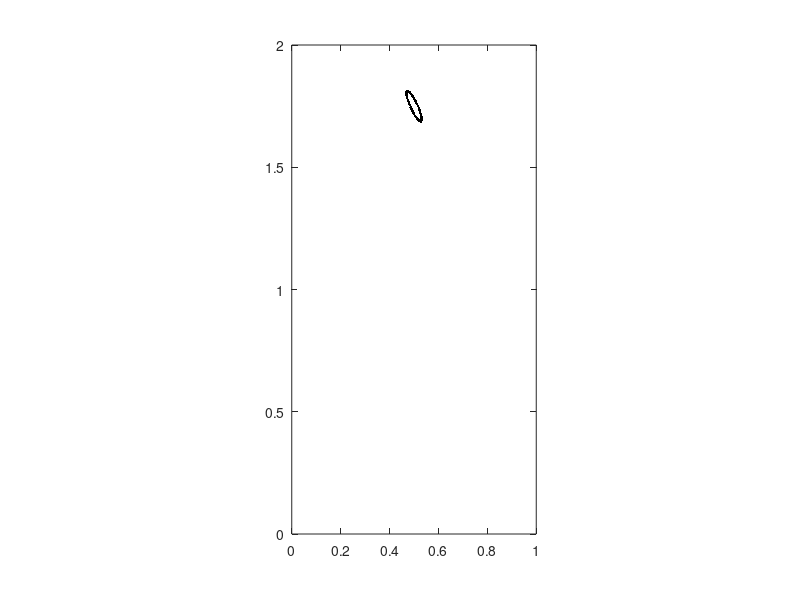

Reproduce this figure in MATLAB. (Note: this script raises an error after producing the figure.)
%% Immersed Boundary Method, 2D
% Penalty Immersed Boundary Method, Rigid Body.

%% Initialize Parameter
clear
global Lx Ly Nx Ny K rho m mu g tmax dt;
global h ds ipx ipy imx imy Nb dtheta kp km;
global a;
movie_or_not = 0; % whether export movie; 1->yes; 0->no.

% Global parameters
Lx = 1.0; % x size
Ly = 2.0; % y size
Nx = 128; % x mesh size
Ny = Nx/Lx*Ly; % y mesh size
K = 500000.0; % force constant
rho = 1.0; % fluid density
m = 0.03; % Cylinder excess mass per unit length
mu = 0.01; % fluid viscosity
g = 980; % gravity
tmax = 1; % time range
dt = 0.00001; % discretize time
clockmax = ceil(tmax/dt);

% Mesh
h = Lx/Nx; % grid size
ds = h/2;
ipx = [(2:Nx),1];
ipy = [(2:Ny),1];
imx = [Nx,(1:(Nx-1))];
imy = [Ny,(1:(Ny-1))];

% parameters specific for this code: cylinder
RC = Lx/32; % radius of the cylinder;
Nb = ceil(2*pi*RC/(h/2)); % points at boundary
dtheta = 2*pi/Nb; % polar
kp = [(2:Nb),1];
km = [Nb,(1:(Nb-1))];
ZCM = [Lx/2 7*Ly/8]; % Massive component initial mass center
VCM = [0 0]; % Massive component initial velocity
Omega = 0; % Massive component initial angular velocity

% if ellipse, more parameters: x^2/a^2 + y^2/b^2 = 1
Ratio = 2; % b/a
TiltAngle = pi/3; % initial tilted angle

% parameters specific for flow field.
u0 = 0.0; % initial uniform flow field velocity
dvorticity=5; % delta vorticity, used to plot vorticity field
values= (-30*dvorticity):dvorticity:(30*dvorticity);

% Movie export initial.
if movie_or_not == 1
    video = VideoWriter('cylinder_fall2.mp4','MPEG-4');
    video.FrameRate = 25;
    open(video);
end

%% Initialize Boundary and Flow Field
% generate a circle of ribbon
X = zeros(Nb,2); % Boundary points
% Z = zeros(Nb,2); % Target points
C = zeros(Nb,2); % Coordinates
X(:,1) = ZCM(1) + RC*cos((1:Nb)*dtheta+TiltAngle);
X(:,2) = ZCM(2) + Ratio*RC*sin((1:Nb)*dtheta);
Z = X;
C(:,1) = RC*cos((1:Nb)*dtheta+TiltAngle); % Z - ZCM
C(:,2) = Ratio*RC*sin((1:Nb)*dtheta);
I0 = m*(sum(sum(C.^2)))*ds;
M = Nb*ds*m;
L = I0*Omega;
E = eye(2);
% Coordinates, [0 h 2h ... L-h]
% Matrix index, (1 2 ... N)

% velocity of fluid flow
u=zeros(Nx,Ny,2);
[y,x] = meshgrid(0:h:Ly-h,0:h:Lx-h);
% u(:,:,1) = sin(pi*y/L);
u(:,:,1) = u0;

% vorticity: v_x - u_y; contour plot vorticity.
vorticity=(u(ipx,:,2)-u(imx,:,2)-u(:,ipy,1)+u(:,imy,1))/(2*h);
% dvorticity=(max(max(vorticity))-min(min(vorticity)))/5;
% values= (-10*dvorticity):dvorticity:(10*dvorticity);
% valminmax=[min(values),max(values)];

figure('Position', [1 1 round(1000*Lx) round(1000*Ly)])
% set(gcf,'double','on');
% contour(x,y,vorticity,values);
contour(x,y,vorticity)
hold on
plot(X(:,1),X(:,2),'k.');
axis([0,Lx,0,Ly]);
% caxis(valminmax);
axis equal
axis manual
drawnow;
if movie_or_not == 1
    writeVideo(video,getframe(gcf));
end
hold off

%% 4D matrix, fluid solver
a = zeros(Nx,Ny,2,2); a(:,:,1,1) = ones(Nx,Ny); a(:,:,2,2) = ones(Nx,Ny);
for m1=0:(Nx-1)
  for m2=0:(Ny-1)
    if~(((m1==0)||(m1==Nx/2))&&((m2==0)||(m2==Ny/2)))
      t=[2*pi/Nx;2*pi/Ny].*[m1;m2];
      s=sin(t);
      ss=(s*s')/(s'*s);
      a(m1+1,m2+1,1,1)=a(m1+1,m2+1,1,1)-ss(1,1);
      a(m1+1,m2+1,1,2)=a(m1+1,m2+1,1,2)-ss(1,2);
      a(m1+1,m2+1,2,1)=a(m1+1,m2+1,2,1)-ss(2,1);
      a(m1+1,m2+1,2,2)=a(m1+1,m2+1,2,2)-ss(2,2);
    end
  end
end
for m1=0:(Nx-1)
  for m2=0:(Ny-1)
    t=[pi/Nx;pi/Ny].*[m1;m2];
    s=sin(t);
    a(m1+1,m2+1,:,:)=a(m1+1,m2+1,:,:)...
                    /(1+(dt/2)*(mu/rho)*(4/(h*h))*(s'*s));
  end
end

%% Calculation
for clock=1:clockmax
  XX=X+(dt/2)*interp(u,X);
  ZZCM = ZCM + (dt/2)*VCM;
  Omega = L/I0;
  theta = Omega*dt/2;
  RM = [cos(theta) -sin(theta);sin(theta) cos(theta)];
  EE = RM * E;
  ZZ = ZZCM + (EE*C')';
  FF = RigidForce(XX,ZZ);
  ff = spread(FF,XX);
  TT = torque(ZZ,ZZCM,FF);
  [u,uu]=fluid(u,ff);
  VVCM = VCM + dt/(2*M)*sum(-FF) - [0 dt*g/2];
  LL = L + dt*TT/2;
  X = X + dt*interp(uu,XX);
  ZCM = ZCM + dt*VVCM;
  OOmega = LL/I0;
  theta = OOmega*dt;
  RM = [cos(theta) -sin(theta);sin(theta) cos(theta)];
  E = RM * E;
  Z = ZCM + (E*C')';
  VCM = VCM + dt*sum(-FF)/M - [0 dt*g];
  L = L + dt*TT;
  
  % Animation
  if mod(clock,1000)==1
      vorticity=(u(ipx,:,2)-u(imx,:,2)-u(:,ipy,1)+u(:,imy,1))/(2*h);
%       disp(Omega);
%       disp(max(max(vorticity))-min(min(vorticity)));
      contour(x,y,vorticity,values)
%       contour(x,y,vorticity)
      colormap cool
      hold on
      plot(mod(X(:,1),Lx),mod(X(:,2),Ly),'k.')
      hold on
      plot(mod(X(1,1),Lx),mod(X(1,2),Ly),'ro')
      axis([0,Lx,0,Ly])
    %   caxis(valminmax)
      axis equal
    %   axis manual
      title(['time = ',num2str(clock*dt)])
      drawnow
      hold off
      if movie_or_not == 1
        writeVideo(video,getframe(gcf));
      end
      disp(clock*dt);
  end
end
%%
if movie_or_not == 1
    close(video);
end
